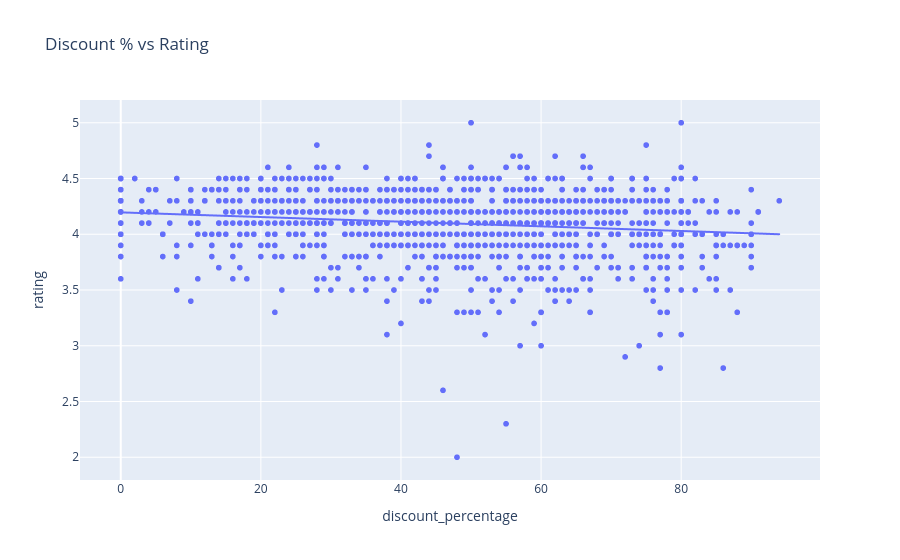

Write notebook code for a chart like this one.
### Code cell
fig = px.scatter(clean_df, x='discount_percentage', y='rating', trendline='ols',
                  title='Discount % vs Rating')
fig.show()

### Figure 1 — Plotly figure (JSON) as saved in the notebook; plotly's stock layout.template omitted (floating-point values rounded to 4 significant figures; data arrays with more than 128 entries replaced by an {"elided": "..."} marker saying what was removed)
{"data": [{"hovertemplate": "discount_percentage=%{x}<br>rating=%{y}<extra></extra>", "legendgroup": "", "marker": {"color": "#636efa", "symbol": "circle"}, "mode": "markers", "name": "", "showlegend": false, "type": "scattergl", "x": {"elided": "1462 float values"}, "xaxis": "x", "y": {"elided": "1462 float values"}, "yaxis": "y"}, {"hovertemplate": "<b>OLS trendline</b><br>rating = -0.00208517 * discount_percentage + 4.19612<br>R<sup>2</sup>=0.024236<br><br>discount_percentage=%{x}<br>rating=%{y} <b>(trend)</b><extra></extra>", "legendgroup": "", "marker": {"color": "#636efa", "symbol": "circle"}, "mode": "lines", "name": "", "showlegend": false, "type": "scattergl", "x": {"elided": "1462 float values"}, "xaxis": "x", "y": {"elided": "1462 float values"}, "yaxis": "y"}], "layout": {"legend": {"tracegroupgap": 0}, "title": {"text": "Discount % vs Rating"}, "xaxis": {"anchor": "y", "domain": [0, 1], "title": {"text": "discount_percentage"}}, "yaxis": {"anchor": "x", "domain": [0, 1], "title": {"text": "rating"}}}}
